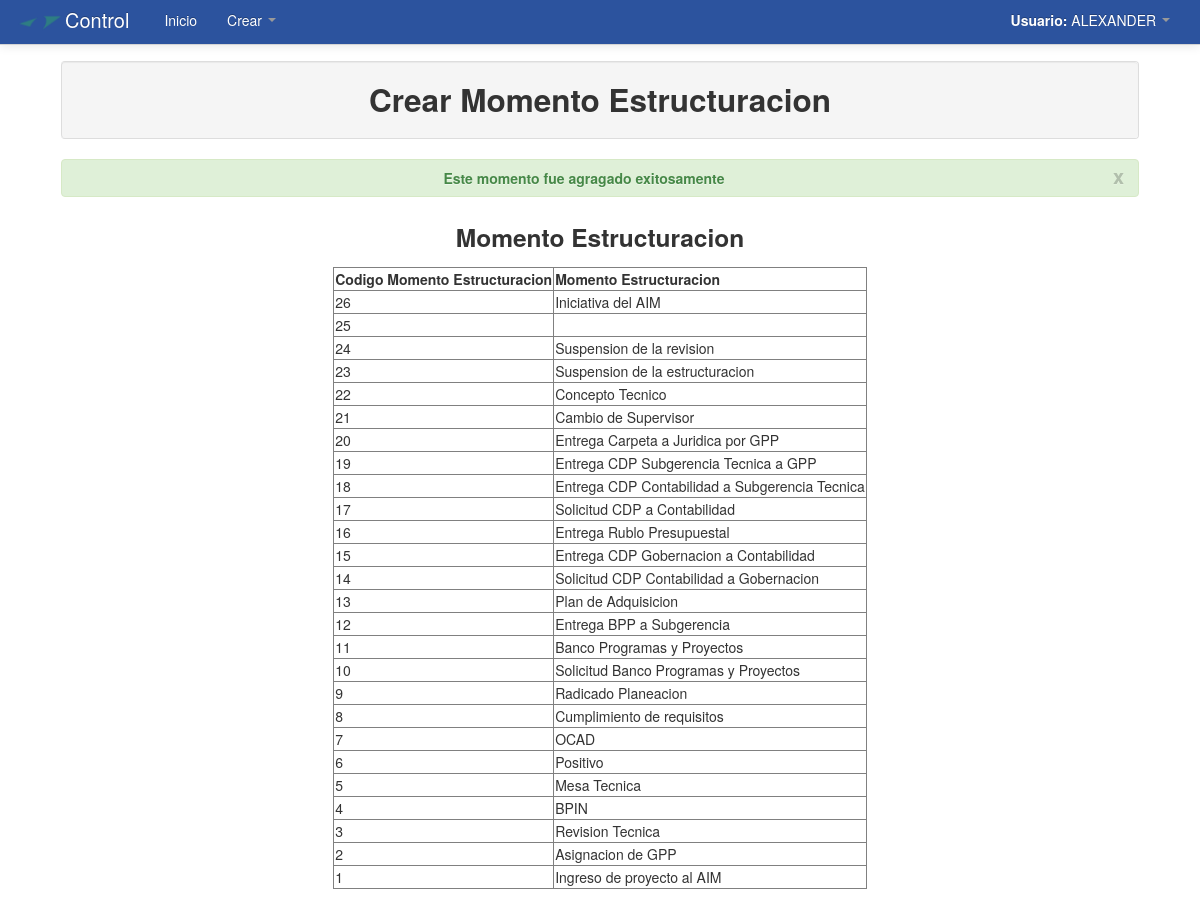
The page /Modulos/Crear/momentoestructuracion2.php (signed in) on the database its author committed.
### tables this page shows
CREATE TABLE `momentos` (
  `cod_momento` int(11) NOT NULL AUTO_INCREMENT,
  `momento` varchar(250) NOT NULL,
  PRIMARY KEY (`cod_momento`)
);

### Modulos/Crear/momentoestructuracion2.php (the view, shortened to what this page needs)
<?php
	include_once "../funciones.php";
?>
<!DOCTYPE html>
<html lang="es">
  <head>
    <link href="../../css/bootstrap.css" rel="stylesheet">
    <link href="../../css/bootstrap-responsive.css" rel="stylesheet">
  </head>
  <body>
    <?php include_once "../../menu/m_crear.php"; ?>
	<div align="center">
    	<table width="90%">
          <tr>
            <td>
            	<table class="table table-bordered">
                  <tr class="well">
                    <td>
                    	<h2 align="center">Crear Momento Estructuracion</h2>
                    </td>
                  </tr>
                </table>
                <div align="center">
			<?php
			$cod_momento=$_POST['cod_momento'];
		$consultaInsertarCod_momentoestructuracion=mysql_query("SELECT * FROM momentos WHERE cod_momento='$cod_momento' ");
		if($row=mysql_fetch_array($consultaInsertarCod_momentoestructuracion)){
			echo mensajes('Este momento ya existe','rojo');
		}else{
			echo mensajes('Este momento fue agragado exitosamente','verde');
		}
		?>
			<h3 align='center'>Momento Estructuracion</h3>
		<table border="1">
		  <tr>
		    <td>
			<strong>Codigo Momento Estructuracion</strong>
		    </td>
		    <td>
			<strong>Momento Estructuracion</strong>
		    </td>
		  </tr>
			<?php
				$consultamomentoestructuracion=mysql_query("SELECT * FROM momentos ORDER BY cod_momento DESC");
				while($filamomentoestructuracion=mysql_fetch_array($consultamomentoestructuracion)){
					echo '<tr>';
					echo '<td>'.$filamomentoestructuracion['cod_momento'].'</td>';
					echo '<td>'.$filamomentoestructuracion['momento'].'</td>';
 					echo '<tr>';
				}
			?>
		</table>
    </div>
  </body>
</html>

### Modulos/Crear/momentoestructuracion2.php (style rules this page uses)
body { padding-top: 60px; padding-bottom: 40px; }

### rows shown on the page
momentos: cod_momento "26", momento "Iniciativa del AIM"
momentos: cod_momento "25"
momentos: cod_momento "24", momento "Suspension de la revision"
momentos: cod_momento "23", momento "Suspension de la estructuracion"
momentos: cod_momento "22", momento "Concepto Tecnico"
momentos: cod_momento "21", momento "Cambio de Supervisor"
momentos: cod_momento "20", momento "Entrega Carpeta a Juridica por GPP"
momentos: cod_momento "19", momento "Entrega CDP Subgerencia Tecnica a GPP"
momentos: cod_momento "18", momento "Entrega CDP Contabilidad a Subgerencia Tecnica"
momentos: cod_momento "17", momento "Solicitud CDP a Contabilidad"
momentos: cod_momento "16", momento "Entrega Rublo Presupuestal"
momentos: cod_momento "15", momento "Entrega CDP Gobernacion a Contabilidad"
momentos: cod_momento "14", momento "Solicitud CDP Contabilidad a Gobernacion"
momentos: cod_momento "13", momento "Plan de Adquisicion"
momentos: cod_momento "12", momento "Entrega BPP a Subgerencia"
momentos: cod_momento "11", momento "Banco Programas y Proyectos"
momentos: cod_momento "10", momento "Solicitud Banco Programas y Proyectos"
momentos: cod_momento "9", momento "Radicado Planeacion"
momentos: cod_momento "8", momento "Cumplimiento de requisitos"
momentos: cod_momento "7", momento "OCAD"
momentos: cod_momento "6", momento "Positivo"
momentos: cod_momento "5", momento "Mesa Tecnica"
momentos: cod_momento "4", momento "BPIN"
momentos: cod_momento "3", momento "Revision Tecnica"
momentos: cod_momento "2", momento "Asignacion de GPP"
momentos: cod_momento "1", momento "Ingreso de proyecto al AIM"

### other values the page prints
$_SESSION['user_name'] "ALEXANDER"
$mensaje "Este momento fue agragado exitosamente"
